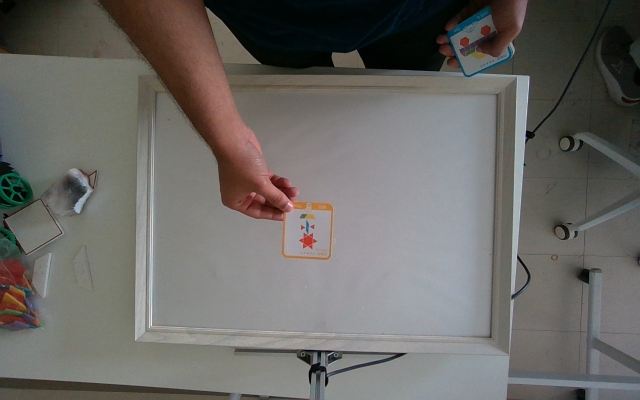
#> input picture captured_images/image_0000.jpg, 1280 x 800 px, given in place of the camera (shown at 1/2 size)
$ python AI+CV.py
#> lines starting #> are read from the running program, lines starting #| are printed output that depends on the picture; after the words box and inside, x2 and y2 are one past the last pixel; in counts of white or black regions, pixels touching at a corner belong together
import cv2
import numpy as np

cap = cv2.VideoCapture(0)

cv2.namedWindow("Controls")
cv2.createTrackbar("Sat Thresh", "Controls", 150, 255, lambda x: None)
cv2.createTrackbar("Min Area", "Controls", 150, 5000, lambda x: None)

while True:
    ret, frame = cap.read()
#> frame is the input picture: shape (800, 1280, 3); mean B, G, R 101.5, 105, 106.9
    if not ret:
        break

    frame = cv2.flip(frame, 1)
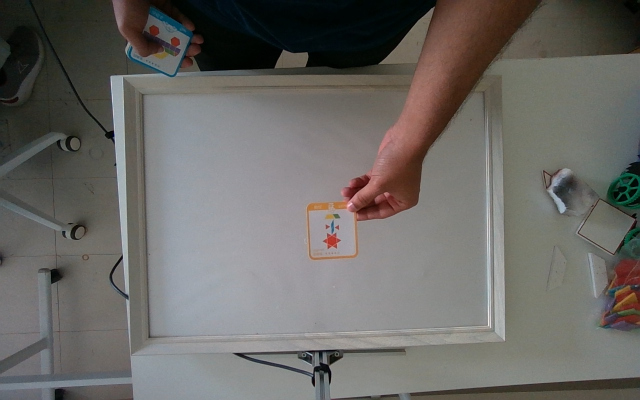
#> frame: shape (800, 1280, 3) (shown at 1/2 size); mean B, G, R 101.5, 105, 106.9

    hsv = cv2.cvtColor(frame, cv2.COLOR_BGR2HSV)
#> hsv: shape (800, 1280, 3); mean H, S, V 58.6, 43, 110.3
    s = hsv[:, :, 1]
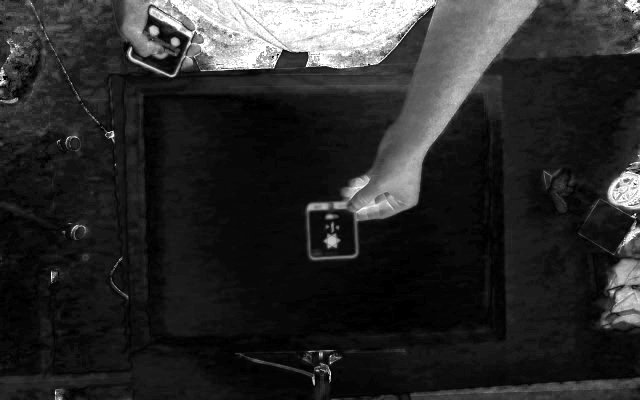
#> s: shape (800, 1280) (shown at 1/2 size); min 0, max 255, mean 43

    sat_thresh = cv2.getTrackbarPos("Sat Thresh", "Controls")
    min_area = cv2.getTrackbarPos("Min Area", "Controls")

    # Foreground = colored regions
    _, binary = cv2.threshold(s, sat_thresh, 255, cv2.THRESH_BINARY)
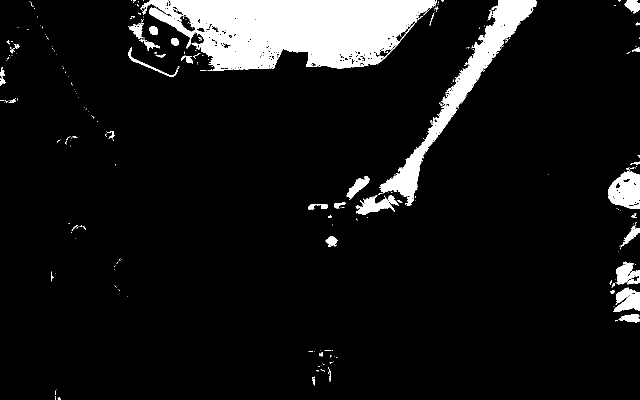
#> binary: shape (800, 1280) (shown at 1/2 size); 8.6% white; 322 white regions (271 under 20 px), largest, box (x1, y1, x2, y2) and area: (284, 0, 873, 142) 55809, (758, 0, 1073, 412) 16662, (1216, 341, 1280, 418) 3452

    # Small cleanup
    kernel = np.ones((3, 3), np.uint8)
    binary = cv2.erode(binary, kernel, iterations=1)
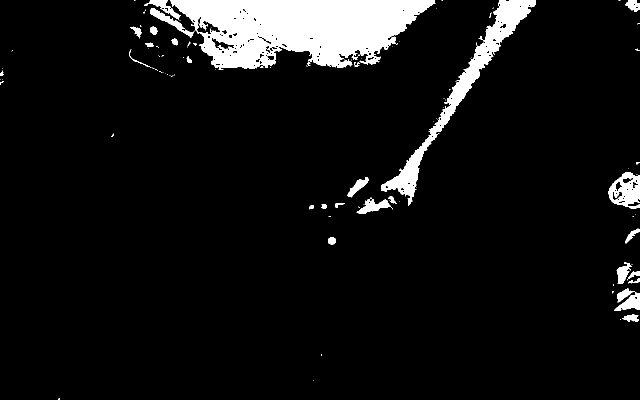
#> binary: shape (800, 1280) (shown at 1/2 size); 7.1% white; 109 white regions (78 under 20 px), largest, box (x1, y1, x2, y2) and area: (340, 0, 871, 140) 48419, (762, 0, 1072, 411) 13524, (1217, 344, 1280, 417) 2694

    num_labels, labels, stats, centroids = cv2.connectedComponentsWithStats(
        binary,
        connectivity=4
    )
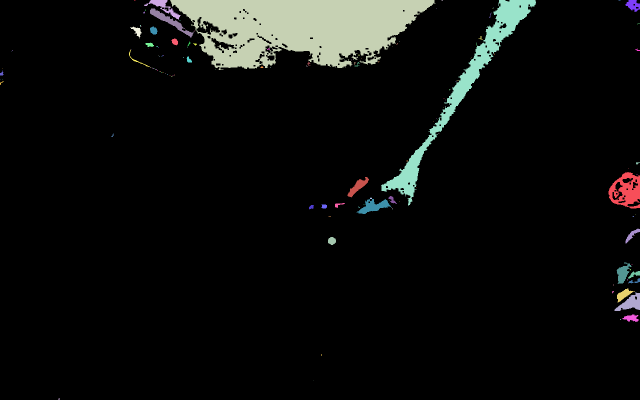
#> labels: shape (800, 1280) int32 (shown at 1/2 size); 150 distinct labels, from 0 to 149; one colour per label, 0 black
#> num_labels = 150; stats = 150 rows, first 6: [0, 0, 1280, 800, 950914], [268, 0, 3, 1, 3], [288, 0, 73, 39, 727], [340, 0, 531, 140, 48403], [883, 0, 3, 1, 3], [762, 0, 310, 411, 13506]; centroids = 150 pairs, first value 0 to 1277, second value 0 to 797.7

    output = frame.copy()
    count = 0

    for i in range(1, num_labels):
        x = stats[i, cv2.CC_STAT_LEFT]
        y = stats[i, cv2.CC_STAT_TOP]
        w = stats[i, cv2.CC_STAT_WIDTH]
        h = stats[i, cv2.CC_STAT_HEIGHT]
        area = stats[i, cv2.CC_STAT_AREA]

        if area < min_area:
            continue

        count += 1
        cv2.rectangle(output, (x, y), (x + w, y + h), (0, 255, 0), 2)

        cx, cy = centroids[i]
        cv2.circle(output, (int(cx), int(cy)), 4, (0, 0, 255), -1)

        cv2.putText(
            output,
            f"Blob {count}",
            (x, y - 10),
            cv2.FONT_HERSHEY_SIMPLEX,
            0.6,
            (255, 0, 0),
            2
        )
#> this loop made 149 passes
#> (x, y, w, h, area, cx, cy) on passes 2, 3, 5, 7, 9, 19, 21: (288, 0, 73, 39, 727, 327.6, 14.08), (340, 0, 531, 140, 48403, 600.8, 55), (762, 0, 310, 411, 13506, 928.1, 172.2), (1251, 0, 29, 24, 430, 1266, 10.03), (300, 17, 87, 59, 1028, 339.3, 42.32), (260, 53, 23, 24, 210, 273.9, 62.05), (300, 53, 15, 16, 179, 307, 60.72)
#> (x, y, w, h, area) on passes 26, 27, 28, 30, 41, 43: (957, 72, 9, 7, 21), (343, 77, 13, 14, 128), (375, 83, 6, 10, 20), (291, 85, 17, 9, 101), (1270, 97, 10, 5, 21), (258, 99, 42, 35, 107)
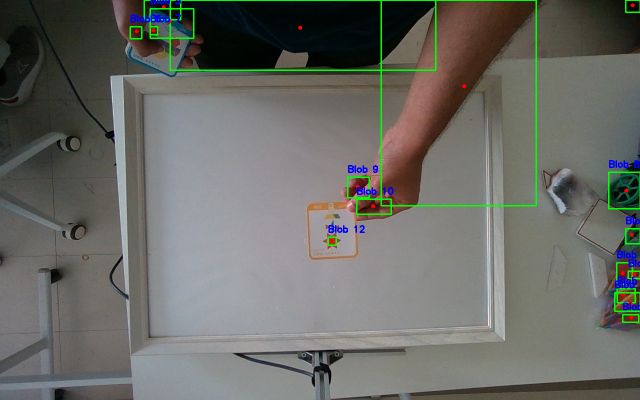
#> output: shape (800, 1280, 3) (shown at 1/2 size); 1.79% of pixels changed, all inside (x1, y1, x2, y2) = (259, 0, 1280, 646)
#> after the loop, count = 17

    cv2.putText(
        output,
        f"Objects: {count}",
        (20, 35),
        cv2.FONT_HERSHEY_SIMPLEX,
        1,
        (0, 255, 0),
        2
    )
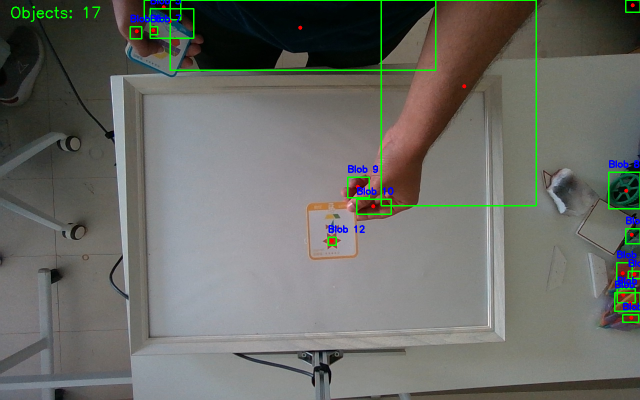
#> output: shape (800, 1280, 3) (shown at 1/2 size); 0.11% of pixels changed, all inside (x1, y1, x2, y2) = (22, 12, 201, 44)

    cv2.imshow("Binary", binary)
    cv2.imshow("Connected Components", output)

    key = cv2.waitKey(1)
#> (key q is pressed here)
    if key == ord('q'):
        break

cap.release()
cv2.destroyAllWindows()

$ run again, on captured_images/image_0001.jpg
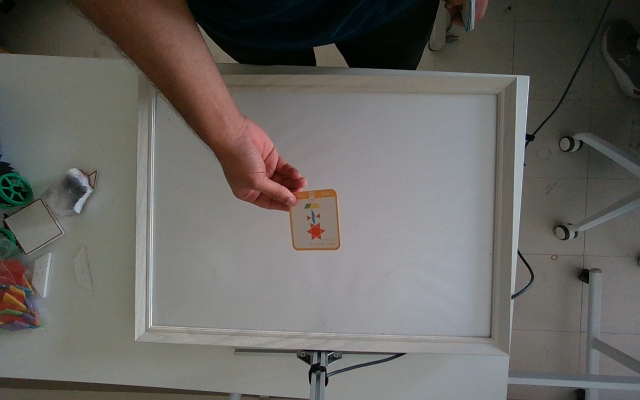
#> input picture captured_images/image_0001.jpg, 1280 x 800 px, given in place of the camera (shown at 1/2 size)
#> frame is the input picture: shape (800, 1280, 3); mean B, G, R 98.5, 102.5, 104.7
#> hsv: shape (800, 1280, 3); mean H, S, V 56.7, 42.8, 107.6
#> `num_labels, labels, stats, centroids = cv2.connectedComponentsWithStat..`:
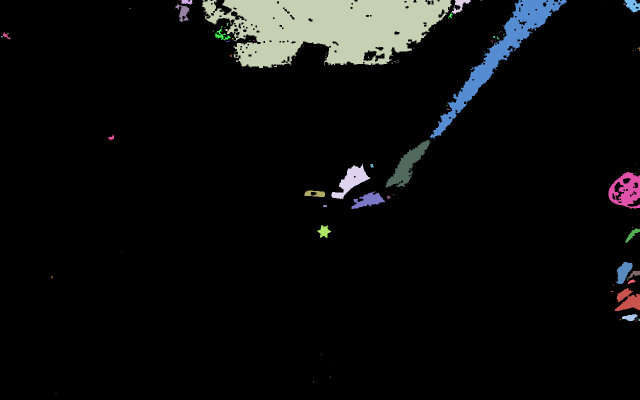
#> labels: shape (800, 1280) int32 (shown at 1/2 size); 124 distinct labels, from 0 to 123; one colour per label, 0 black
#> num_labels = 124; stats = 124 rows, first 6: [0, 0, 1280, 800, 952079], [357, 0, 2, 1, 2], [363, 0, 22, 9, 154], [404, 0, 499, 136, 45259], [903, 0, 39, 28, 421], [961, 0, 3, 1, 3]; centroids = 124 pairs, first value 3.29 to 1278, second value 0 to 787
#> the loop `for i in range(1, num_labels):` made 123 passes
#> (x, y, w, h, area, cx, cy) on passes 2, 3, 4, 6, 8, 9, 17: (363, 0, 22, 9, 154, 373.2, 3.48), (404, 0, 499, 136, 45259, 655.1, 54.72), (903, 0, 39, 28, 421, 919.6, 10.09), (860, 0, 274, 277, 11725, 1001.1, 103.8), (1249, 0, 31, 25, 496, 1265.1, 10.4), (351, 7, 28, 37, 479, 365.9, 24.62), (430, 53, 32, 28, 245, 443, 70.34)
#> after the loop `for i in range(1, num_labels):`: count = 18
#> `cv2.putText( output, f"Objects: {count}", (20, 35), cv2.FONT_HERSHEY_S..`:
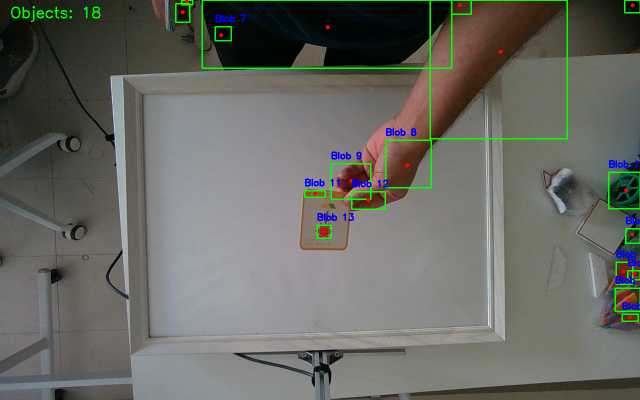
#> output: shape (800, 1280, 3) (shown at 1/2 size); mean B, G, R 98.5, 104.8, 103.3
